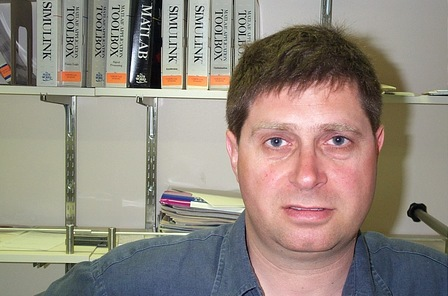
#> input picture faces/image_0001.jpg, 448 x 296 px; its folder holds only this picture in this run
$ jupyter execute --allow-errors Linear_Regression_Notebook.ipynb
#> lines starting #> are read from the running program, lines starting #| are printed output that depends on the picture
[cell 1]
import numpy as np
import cv2
import numpy
import math
import os
import sklearn.linear_model
import sklearn.datasets
import matplotlib.pyplot as plt
plt.close('all')

[cell 2]
def psnr(img1, img2):
    mse = numpy.mean( (img1 - img2) ** 2 )
    if mse == 0:
        return 100
    PIXEL_MAX = 255.0
    return 20 * math.log10(PIXEL_MAX / math.sqrt(mse))


def flat_coordinates(x,y,h,w):
    return (x-1)*w + y

# Training

[cell 3]
folder = 'faces'

lst = os.listdir(folder)

imgs_hr = []
for i in lst:
    img = cv2.imread(folder+"/"+i,0)
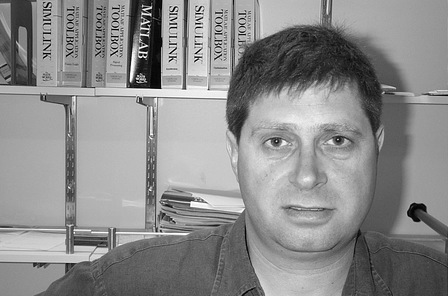
#> img: shape (296, 448); min 0, max 255, mean 139.1
    img = cv2.resize(img,(0,0), fx=0.25, fy=0.25)
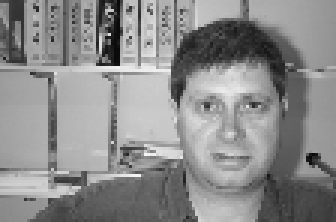
#> img: shape (74, 112) (shown 3 times larger); min 9, max 244, mean 139.5
    imgs_hr.append(img)

imgs_hr = np.array(imgs_hr)
imgs_hr = imgs_hr.astype(float)
imgs_lr = imgs_hr[:,::2,::2]

h,w = imgs_hr[0].shape
#> h = 74; w = 112


y = imgs_hr.reshape((len(imgs_hr),w*h))/255
X = imgs_lr.reshape((len(imgs_lr),int(h*w*.25)))/255

imgs_hr = None
imgs_lr = None

    Now we define the Linear Regressor

[cell 4]
model = sklearn.linear_model.LinearRegression()

model.fit(X,y)

[cell 5]
Train_error = np.sum(np.square(y - model.predict(X)))/len(y)
#> Train_error = 0

print ("Training Error is ",Train_error)
#| Training Error is  0.0

s = 0
pred1 = model.predict(X)
val  = 0
for i in range(len(pred1)):
    if val< psnr(y[i]*255,pred1[i]*255):
        val =  psnr(y[i]*255,pred1[i]*255)

    s = s + psnr(y[i]*255,pred1[i]*255)
#> this loop made 1 pass
#> (val, s) on pass 1: (100, 100)
#> after the loop, s = 100; val = 100
#> (the rest of this cell did not finish here and is left out)

[cell 6]
plt.close('all')

img_id = 0
figure = plt.figure()

plt.imshow(pred1[img_id].reshape((h,w)),cmap='gray')

figure = plt.figure()

plt.imshow(y[img_id].reshape((h,w)),cmap='gray')

plt.show()
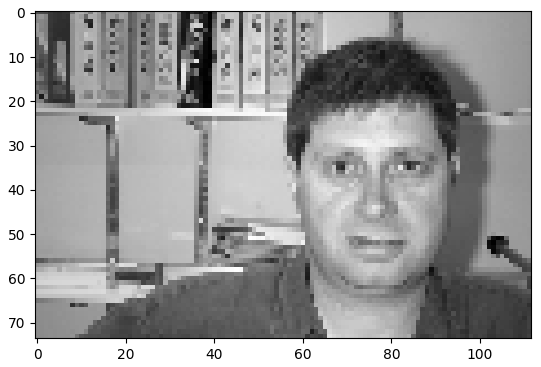
#> figure drawn by matplotlib, 1 panel

The Topmost image is from the Training Dataset. The Regressor was able to converge. The Reconstruction Error is pretty low.

# Verifying the Model on Test Data

[cell 7]
folder = 'test'

#> (the rest of this cell did not finish here and is left out)

[cell 8]
#Check the Testing Errors

pred = model.predict(X[:,:])


reshaped = pred.reshape((len(pred),h,w))


test = np.sum(np.square(y - model.predict(X)))/len(y)
#> test = 0

print ("Testing Error is ",test)
#| Testing Error is  0.0


s = 0

pred1 = model.predict(X)

for i in range(len(pred1)):
    s = s + psnr(y[i]*255,pred1[i]*255)
#> this loop made 1 pass
#> (mse in psnr, s) on pass 1: (0, 100)
#> after the loop, s = 100

s = s/len(y)

print ("Average Testing PSNR : ", s)
#| Average Testing PSNR :  100.0


y = y.reshape((len(X),h,w))

[cell 9]
plt.close('all')

figure = plt.figure()

plt.imshow(reshaped[img_id],cmap='gray')

figure = plt.figure()

plt.imshow(y[img_id],cmap='gray')

plt.show()

We can see that the resulting image is not good. Linear Regression model fails to generalize the results for new images.

# Visualizing the Weights

[cell 10]
weights = model.coef_
weights.shape

[cell 11]
pixel_coordinates = (60,60)


pixel_weights = weights.T[:,flat_coordinates(pixel_coordinates[0],pixel_coordinates[1],h,w)]
#> pixel_weights = 2072 values from 0 to 0

coeff_matrix = pixel_weights.dot(weights.T)
#> coeff_matrix = 8288 values from 0 to 0

coeff_matrix
#> Out = 8288 values from 0 to 0

[cell 12]
mat = coeff_matrix.reshape((h,w))
#mat = abs(mat)
mat = np.exp(mat)
mat = mat/(np.max(mat))

#mean_val = np.mean(mat)

thresh = .99

#print (mean_val)

#mat = mat[:10,:10]

[cell 13]
mat = np.where(mat>thresh,1,0)

[cell 14]
plt.imshow(mat,'gray')

plt.show()
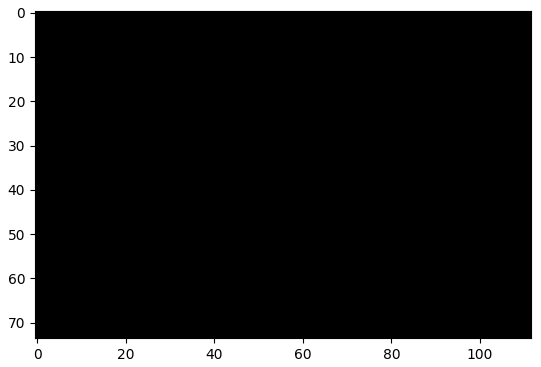
#> figure drawn by matplotlib, 1 panel

[cell 15]
flat_coordinates(pixel_coordinates[0],pixel_coordinates[1],h,w)
#> Out = 6668

$ run again, on faces/image_0005.jpg
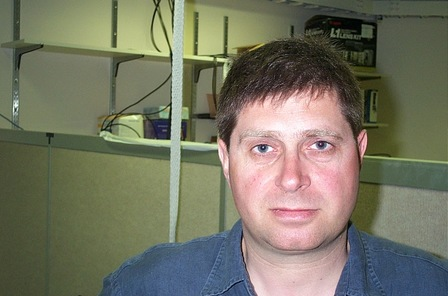
#> input picture faces/image_0005.jpg, 448 x 296 px
#> `img = cv2.resize(img,(0,0), fx=0.25, fy=0.25)`:
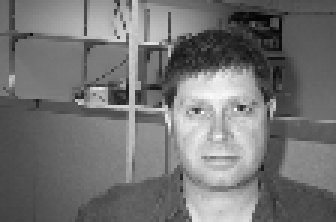
#> img: shape (74, 112) (shown 3 times larger); min 4, max 250, mean 115.3
#> Train_error = 0
#| Training Error is  0.0
#> the loop `for i in range(len(pred1)):` made 1 pass
#> (val, s) on pass 1: (100, 100)
#> after the loop `for i in range(len(pred1)):`: s = 100
#> `plt.show()`:
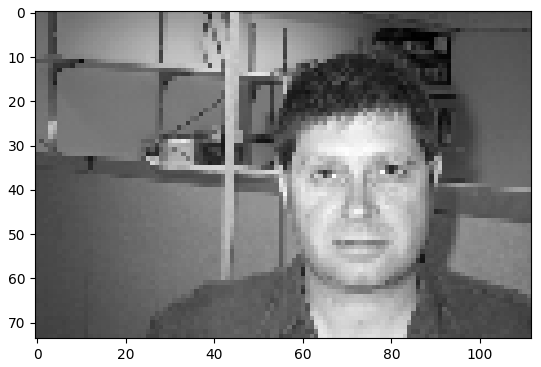
#> figure drawn by matplotlib, 1 panel
#> test = 0
#| Testing Error is  0.0
#> the loop `for i in range(len(pred1)):` made 1 pass
#> s on pass 1: 100
#> after the loop `for i in range(len(pred1)):`: s = 100
#| Average Testing PSNR :  100.0

$ run again, on faces/image_0006.jpg
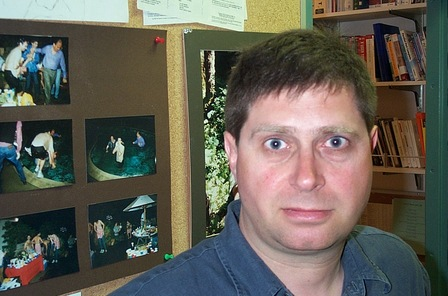
#> input picture faces/image_0006.jpg, 448 x 296 px
#> `img = cv2.resize(img,(0,0), fx=0.25, fy=0.25)`:
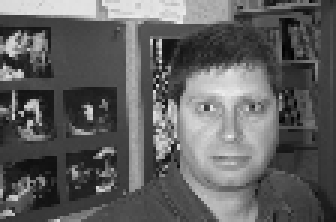
#> img: shape (74, 112) (shown 3 times larger); min 2, max 236, mean 95.6
#> Train_error = 0
#| Training Error is  0.0
#> the loop `for i in range(len(pred1)):` made 1 pass
#> (val, s) on pass 1: (100, 100)
#> after the loop `for i in range(len(pred1)):`: s = 100
#> `plt.show()`:
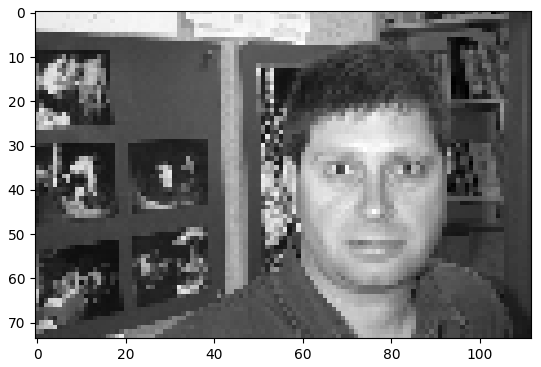
#> figure drawn by matplotlib, 1 panel
#> test = 0
#| Testing Error is  0.0
#> the loop `for i in range(len(pred1)):` made 1 pass
#> s on pass 1: 100
#> after the loop `for i in range(len(pred1)):`: s = 100
#| Average Testing PSNR :  100.0

$ run again, on faces/image_0007.jpg
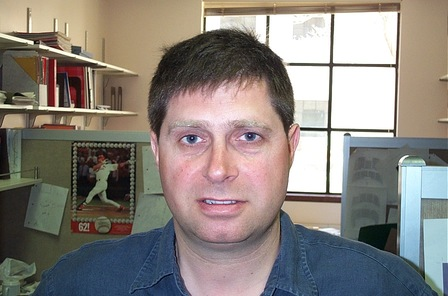
#> input picture faces/image_0007.jpg, 448 x 296 px
#> `img = cv2.resize(img,(0,0), fx=0.25, fy=0.25)`:
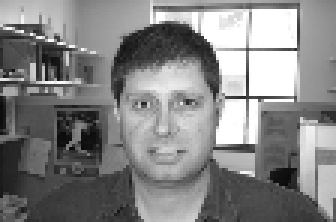
#> img: shape (74, 112) (shown 3 times larger); min 10, max 255, mean 132
#> Train_error = 0
#| Training Error is  0.0
#> the loop `for i in range(len(pred1)):` made 1 pass
#> (val, s) on pass 1: (100, 100)
#> after the loop `for i in range(len(pred1)):`: s = 100
#> `plt.show()`:
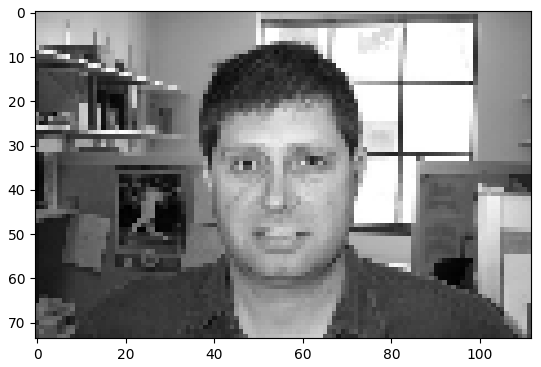
#> figure drawn by matplotlib, 1 panel
#> test = 0
#| Testing Error is  0.0
#> the loop `for i in range(len(pred1)):` made 1 pass
#> s on pass 1: 100
#> after the loop `for i in range(len(pred1)):`: s = 100
#| Average Testing PSNR :  100.0

$ run again, on faces/image_0002.jpg
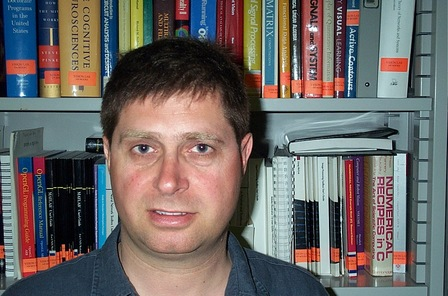
#> input picture faces/image_0002.jpg, 448 x 296 px
#> Train_error = 0
#| Training Error is  0.0
#> the loop `for i in range(len(pred1)):` made 1 pass
#> (val, s) on pass 1: (100, 100)
#> after the loop `for i in range(len(pred1)):`: s = 100
#> `plt.show()`:
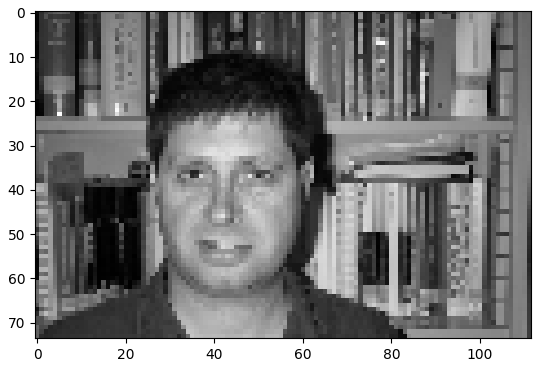
#> figure drawn by matplotlib, 1 panel
#> test = 0
#| Testing Error is  0.0
#> the loop `for i in range(len(pred1)):` made 1 pass
#> s on pass 1: 100
#> after the loop `for i in range(len(pred1)):`: s = 100
#| Average Testing PSNR :  100.0
